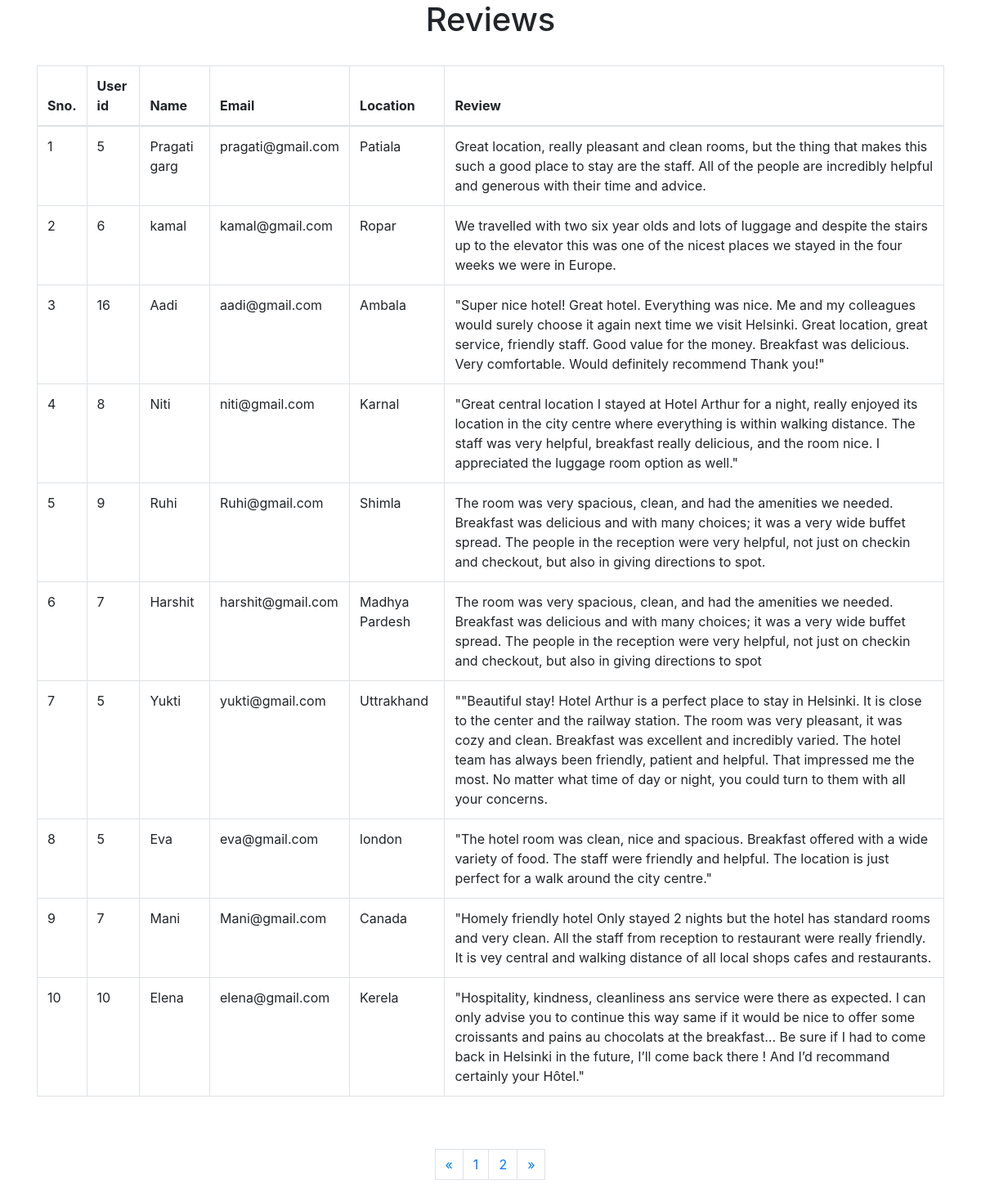
Screenshot of /admin/review.php (signed in) with the database file from the repository.
### tables this page shows
CREATE TABLE `review` (
  `Sno.` int(11) NOT NULL,
  `r_id` int(11) NOT NULL,
  `r_name` varchar(40) NOT NULL,
  `r_email` varchar(50) NOT NULL,
  `r_location` varchar(30) NOT NULL,
  `r_review` varchar(600) NOT NULL
);

### admin/review.php (the view, shortened to what this page needs)
<!doctype html>
<html lang="en">
<head>
  <link rel="stylesheet" href="https://cdn.jsdelivr.net/npm/bootstrap@4.5.3/dist/css/bootstrap.min.css">
  <meta name="viewport" content="width=device-width, initial-scale=1, shrink-to-fit=no"> </head>
<body class="h-screen font-sans login bg-cover">
<div class="container">
	 <h1 class="text-gray text-center font-bold">Reviews</h1>
	 <br>
    <div class="leading-loose">
     <?php
	 	include"adminconn.php";
		$limit=10;
			if (isset($_GET['page']))
			{
				$page=$_GET['page'];
			}
			else
			{
				$page=1;
			}
			$offset=($page-1)*$limit;
			$a="SELECT * from review limit {$offset},{$limit}";
	 $run=mysqli_query($connection,$a);
	 $count=mysqli_num_rows($run);
	 if($count>0)
	 {
	 ?>
        	      <table class="table table-bordered table-hover ">
    <thead style="text:center">
      <tr>
        <th>Sno.</th>
        <th>User id</th>
        <th>Name</th>
        <th>Email</th>
        <th>Location</th>
        <th>Review</th>
      </tr>
    </thead>
    <tbody>
	<?php
	$i=1;
		while($r=mysqli_fetch_array($run))
		{
	?>
      <tr>
        <td><?php echo $i++ ?></td>
        <td><?php echo $r['r_id']; ?></td>
        <td><?php echo $r['r_name']; ?></td>
        <td><?php echo $r['r_email']; ?></td>
        <td><?php echo $r['r_location']; ?></td>
        <td><?php echo $r['r_review']; ?></td>
      </tr>
	  			<?php
				}
			?>
    </tbody>
  </table>
<?php
				}
			?>
			<br><br>
			<?php
				include"adminconn.php";
				$b="SELECT * from review";
			    $run=mysqli_query($connection,$b);
				$c=mysqli_num_rows($run);
				if($c)
				{
					$total_records=mysqli_num_rows($run);
					$total_page=ceil($total_records/$limit);
					 echo"<ul class='pagination justify-content-center'>";
				?>
				<li class="page_item disabled">
				<a class="page-link" href="#" tabindex="-1">&laquo;</a>
				</li>
				<?php
				for ($i=1;$i<=$total_page;$i++)
				{
					echo"<li class='page-item'><a class='page-link' href='review.php?page=$i'>$i</a></li>";
				}
				?>
				<li class="page_item ">
				<a class="page-link" href="#">&raquo;</a>
				</li>
				    </ul>
                <?php
				}
                ?>
    </div>
  </div>
</body>
</html>

### rows the page displays
review: r "5", r_name "Pragati garg", r_email "pragati@gmail.com", r_location "Patiala", r_review "Great location, really pleasant and clean rooms, but the thing that makes this such a good place to stay are the staff. All of the people are incredibly helpful and generous with their time and advice."
review: r "6", r_name "kamal", r_email "kamal@gmail.com", r_location "Ropar", r_review "We travelled with two six year olds and lots of luggage and despite the stairs up to the elevator this was one of the nicest places we stayed in the four weeks we were in Europe."
review: r "16", r_name "Aadi", r_email "aadi@gmail.com", r_location "Ambala", r_review "\"Super nice hotel! Great hotel. Everything was nice. Me and my colleagues would surely choose it again next time we visit Helsinki. Great location, great service, friendly staff. Good value for the money. Breakfast was delicious. Very comfortable. Would definitely recommend Thank you!\""
review: r "8", r_name "Niti", r_email "niti@gmail.com", r_location "Karnal", r_review "\"Great central location I stayed at Hotel Arthur for a night, really enjoyed its location in the city centre where everything is within walking distance. The staff was very helpful, breakfast really delicious, and the room nice. I appreciated the luggage room option as well.\""
review: r "9", r_name "Ruhi", r_email "Ruhi@gmail.com", r_location "Shimla", r_review "The room was very spacious, clean, and had the amenities we needed. Breakfast was delicious and with many choices; it was a very wide buffet spread. The people in the reception were very helpful, not just on checkin and checkout, but also in giving directions to spot."
review: r "7", r_name "Harshit", r_email "harshit@gmail.com", r_location "Madhya Pardesh", r_review "The room was very spacious, clean, and had the amenities we needed. Breakfast was delicious and with many choices; it was a very wide buffet spread. The people in the reception were very helpful, not just on checkin and checkout, but also in giving directions to spot"
review: r "5", r_name "Yukti", r_email "yukti@gmail.com", r_location "Uttrakhand", r_review "\"\"Beautiful stay! Hotel Arthur is a perfect place to stay in Helsinki. It is close to the center and the railway station. The room was very pleasant, it was cozy and clean. Breakfast was excellent and incredibly varied. The hotel team has always been friendly, patient and helpful. That impressed me the most. No matter what time of day or night, you could turn to them with all your concerns."
review: r "5", r_name "Eva", r_email "eva@gmail.com", r_location "london", r_review "\"The hotel room was clean, nice and spacious. Breakfast offered with a wide variety of food. The staff were friendly and helpful. The location is just perfect for a walk around the city centre.\""
review: r "7", r_name "Mani", r_email "Mani@gmail.com", r_location "Canada", r_review "\"Homely friendly hotel Only stayed 2 nights but the hotel has standard rooms and very clean. All the staff from reception to restaurant were really friendly. It is vey central and walking distance of all local shops cafes and restaurants."
review: r "10", r_name "Elena", r_email "elena@gmail.com", r_location "Kerela", r_review "\"Hospitality, kindness, cleanliness ans service were there as expected. I can only advise you to continue this way same if it would be nice to offer some croissants and pains au chocolats at the breakfast… Be sure if I had to come back in Helsinki in the future, I’ll come back there ! And I’d recommand certainly your Hôtel.\""
